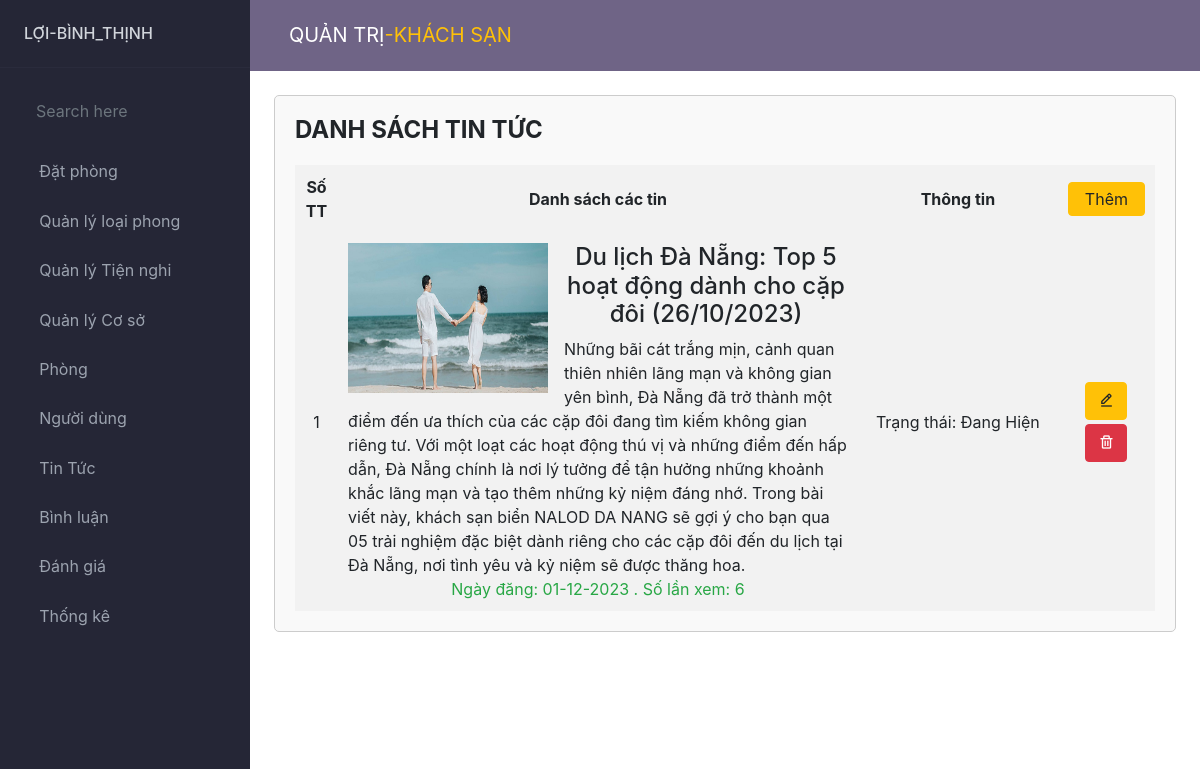
The page /admin/index.php?act=danhs_tintuc on the database its author committed.
### tables this page shows
CREATE TABLE `tin_tuc` (
  `id` int(11) NOT NULL,
  `tieu_de` varchar(500) NOT NULL,
  `mo_ta` text NOT NULL,
  `hinh_mota` text NOT NULL,
  `noi_dung` longtext NOT NULL,
  `trang_thai` int(11) NOT NULL DEFAULT 0,
  `ngay_dang` varchar(25) NOT NULL,
  `so_luot_xem` int(12) NOT NULL DEFAULT 0
);

### model/pdo.php (called while the page is built, shortened)
<?php
function pdo_get_connection()
{
    $dburl = "mysql:host=localhost;dbname=du_an_1;charset=utf8";
    $username = 'root';
    $password = '';
    $conn = new PDO($dburl, $username, $password);
    $conn->setAttribute(PDO::ATTR_ERRMODE, PDO::ERRMODE_EXCEPTION);
    return $conn;
}
function pdo_query($sql)
{
    $sql_args = array_slice(func_get_args(), 1);
    try {
        $conn = pdo_get_connection();
        $stmt = $conn->prepare($sql);
        $stmt->execute($sql_args);
        $rows = $stmt->fetchAll();
        return $rows;
    } catch (PDOException $e) {
        throw $e;
    } finally {
        unset($conn);
    }
}

### model/tintuc.php (called while the page is built, shortened)
<?php
function list_tintuc()
{
    $sql = "SELECT * FROM tin_tuc order by id desc ";
    $result = pdo_query($sql);
    return $result;
}

### admin/tintuc/danhsachtintuc.php (the view, shortened to what this page needs)
<link href='https://unpkg.com/boxicons@2.0.9/css/boxicons.min.css' rel='stylesheet'>
<link rel="stylesheet" href="https://maxcdn.bootstrapcdn.com/bootstrap/4.4.1/css/bootstrap.min.css">
<div class="form-container1">
    <h1 class="admin__list-title">DANH SÁCH TIN TỨC</h1>
    <div class="admin__list-table">
        <?php if (!empty($result)) : ?>
            <table class="admin__table">
                <tr>
                    <th>Số TT</th>
                    <th>Danh sách các tin</th>
                    <th style='width:200px'>Thông tin</th>
                    <th style='width:60px'>
                        <a class="btn btn-warning px-3 py-1" href="index.php?act=them_tintuc">Thêm</a>
                    </th>
                </tr>
                <?php $soThuTu = 1; ?>
                <?php foreach ($result as $tintuc) {
                    extract($tintuc);
                    $sua_tintuc = "index.php?act=sua_tintuc&id=" . $tintuc["id"];
                    $xoa_tintuc = "index.php?act=xoa_tintuc&id=" . $tintuc["id"];
                    if (is_file("../upload/" . $hinh_mota)) {
                        $hinhxuat = "                        <img src='../upload/" . $hinh_mota . "' width='200' height='150' align='left' class='mr-3'>";
                    } else {
                        $hinhxuat = "no photo";
                    }
                ?>
                    <tr>
                        <td><?php echo $soThuTu; ?></td>
                        <td>
                            <?php echo $hinhxuat; ?>
                            <h4><?php echo $tintuc["tieu_de"]; ?></h4>
                            <div style="text-align: left;"><?php echo $tintuc["mo_ta"]; ?></div>
                            <span class='text-success'>
                                Ngày đăng: <?php echo $tintuc["ngay_dang"]; ?> .
                                Số lần xem: <?php echo $tintuc["so_luot_xem"]; ?>
                            </span>
                        </td>
                        <td>Trạng thái: <?php echo ($tintuc["trang_thai"] == 0) ? "Đang Hiện" : "Đang ẩn"; ?> <br>
                        </td>
                        <td>
                            <div>
                                <a href='<?php echo $sua_tintuc; ?>'><button class='btn btn-warning'><i class='bx bx-edit-alt'></i></button></a>
                            </div>
                            <div class='mt-1'>
                            <a href='<?php echo $xoa_tintuc; ?>'><button class='btn btn-danger'><i class='bx bx-trash'></i></button></a>
                            </div>
                        </td>
                    </tr>
                    <?php $soThuTu++; ?>
                <?php } ?>
            </table>
        <?php else : ?>
            <p>Không có dữ liệu TIN TỨC.</p>
        <?php endif; ?>
    </div>
</div>

### admin/css/style.css (style rules this page uses)
:root { --dk-gray-100: #F3F4F6; --dk-gray-200: #E5E7EB; --dk-gray-300: #D1D5DB; --dk-gray-400: #9CA3AF; --dk-gray-500: #6B7280; --dk-gray-600: #4B5563; --dk-gray-700: #374151; --dk-gray-800: #1F2937; --dk-gray-900: #111827; --dk-dark-bg: #313348; --dk-darker-bg: #2a2b3d; --navbar-bg-color: #6f6486; --sidebar-bg-color: #252636; --sidebar-width: 250px; }
* { margin: 0; padding: 0; box-sizing: border-box; }
body { font-family: 'Inter', sans-serif; background-color: var(--dk-darker-bg); font-size: .925rem; }

### admin/css/from.css (style rules this page uses)
.form-container1 { max-width: 2000px; margin: 0 auto; padding: 20px; border: 1px solid #ccc; border-radius: 5px; background-color: #f9f9f9; }
.admin__list-title { font-size: 24px; font-weight: bold; margin-bottom: 20px; }
.admin__table { width: 100%; border-collapse: collapse; }
.admin__table th { font-weight: bold; padding: 10px; text-align: center; background-color: #f2f2f2; }
.admin__table tr:nth-child(even) { background-color: #f2f2f2; }
.admin__table td { padding: 10px; text-align: center; }

### rows shown on the page
tin_tuc: hinh_mota (picture), tieu_de "Du lịch Đà Nẵng: Top 5 hoạt động dành cho cặp đôi (26/10/2023)", mo_ta "Những bãi cát trắng mịn, cảnh quan thiên nhiên lãng mạn và không gian yên bình, Đà Nẵng đã trở thành một điểm đến ưa thích của các cặp đôi đang tìm kiếm không gian riêng tư. Với một loạt các hoạt động thú vị và những điểm đến hấp dẫn, Đà Nẵng chính là nơi lý tưởng để tận hưởng những khoảnh khắc lãng mạn và tạo thêm những kỷ niệm đáng nhớ. Trong bài viết này, khách sạn biển NALOD DA NANG sẽ gợi ý cho bạn qua 05 trải nghiệm đặc biệt dành riêng cho các cặp đôi đến du lịch tại Đà Nẵng, nơi tình yêu và kỷ niệm sẽ được thăng hoa.", ngay_dang "01-12-2023", so_luot_xem "6", trang_thai "Đang Hiện"
